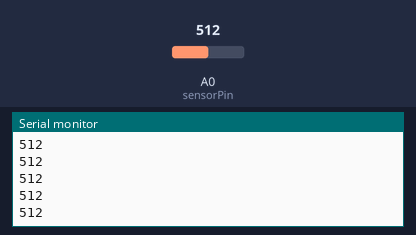
This sketch was run on a simulated Arduino Uno, built with avr-gcc and run on an emulated ATmega328P. Parts: the last lines printed to the serial monitor. The inputs (shaded band) are chosen by the test bench; at power-on: A0 (sensorPin) = 512.

Above: at 1.2 s.
1.3 s: A0 (sensorPin) set to 716
At 2.3 s:
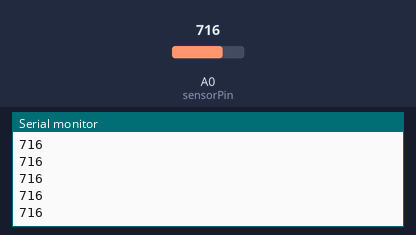
2.8 s: A0 (sensorPin) set to 900
At 3.8 s:
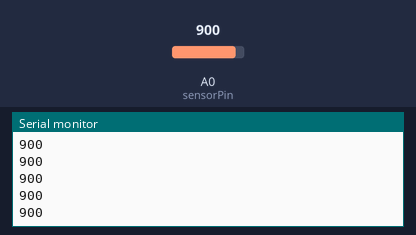
Timing chart, 0 to 5.8 s (numbered marks = the images above; inputs shaded):
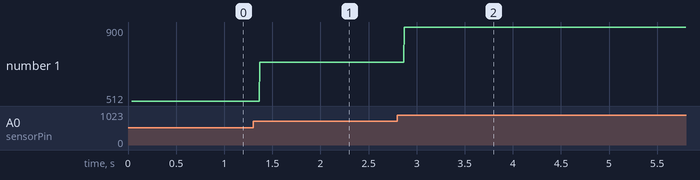

The sketch:

SerialLightSensor.ino
```cpp
/*
 Based on test sketch for the Adafruit Analog Light Sensor
 by Bill Earl for Adafruit Industries, modified by Edwin for MCPL

 Connect sensor output to Analog Pin 0
 Connect 5v to VCC and GND to GND
 Connect 3.3v to the AREF pin
*/

int sensorPin = A0;    // select the input pin for the light sensor

float rawRange = 1024; // 3.3v
float logRange = 5; // 3.3v = 10^5 lux (the max our sensor can measure)

void setup()
{
 analogReference(EXTERNAL); //
 Serial.begin(9600);
 Serial.println("Adafruit Analog Light Sensor Test");
}

void loop()
{
 // read the raw value from the sensor:
 int rawValue = analogRead(sensorPin);

// Serial.print("Raw = ");
// Serial.print(rawValue);
// Serial.print(" - Lux = ");
// Serial.println(RawToLux(rawValue));
// delay(1000);
// int luxValue = RawToLux(rawValue);
 Serial.println(rawValue);
}

float RawToLux(int raw)
{
 float logLux = raw * logRange / rawRange;
 return pow(10, logLux);
}
```

Measured:
- after the input at 1.3 s, the serial monitor: prints a new line after 0.07 s (image 1)
- after the input at 2.8 s, the serial monitor: prints a new line after 0.07 s (image 2)
- plotted number 1: 512 → 716 after the input at 1.3 s, 716 → 900 after the input at 2.8 s
